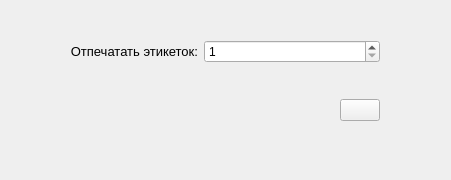
<?xml version="1.0" encoding="UTF-8"?>
<ui version="4.0">
 <class>dialog</class>
 <widget class="Dialog" name="dialog">
  <property name="windowModality">
   <enum>Qt::ApplicationModal</enum>
  </property>
  <property name="geometry">
   <rect>
    <x>0</x>
    <y>0</y>
    <width>451</width>
    <height>180</height>
   </rect>
  </property>
  <property name="windowTitle">
   <string>Количество этикеток</string>
  </property>
  <widget class="QWidget" name="gridLayoutWidget">
   <property name="geometry">
    <rect>
     <x>70</x>
     <y>40</y>
     <width>310</width>
     <height>81</height>
    </rect>
   </property>
   <layout class="QGridLayout" name="gridLayout">
    <item row="1" column="1">
     <layout class="QVBoxLayout" name="verticalLayout_2">
      <item>
       <spacer name="verticalSpacer">
        <property name="orientation">
         <enum>Qt::Vertical</enum>
        </property>
        <property name="sizeHint" stdset="0">
         <size>
          <width>20</width>
          <height>40</height>
         </size>
        </property>
       </spacer>
      </item>
      <item>
       <layout class="QHBoxLayout" name="horizontalLayout">
        <item>
         <spacer name="horizontalSpacer">
          <property name="orientation">
           <enum>Qt::Horizontal</enum>
          </property>
          <property name="sizeHint" stdset="0">
           <size>
            <width>40</width>
            <height>20</height>
           </size>
          </property>
         </spacer>
        </item>
        <item>
         <widget class="QPushButton" name="buttonOk">
          <property name="sizePolicy">
           <sizepolicy hsizetype="Fixed" vsizetype="Fixed">
            <horstretch>0</horstretch>
            <verstretch>0</verstretch>
           </sizepolicy>
          </property>
          <property name="focusPolicy">
           <enum>Qt::NoFocus</enum>
          </property>
          <property name="text">
           <string/>
          </property>
          <property name="icon">
           <iconset>
            <normaloff>../../resources/ok.png</normaloff>../../resources/ok.png</iconset>
          </property>
         </widget>
        </item>
       </layout>
      </item>
     </layout>
    </item>
    <item row="0" column="0">
     <widget class="QLabel" name="label">
      <property name="sizePolicy">
       <sizepolicy hsizetype="Fixed" vsizetype="Fixed">
        <horstretch>0</horstretch>
        <verstretch>0</verstretch>
       </sizepolicy>
      </property>
      <property name="font">
       <font>
        <pointsize>10</pointsize>
       </font>
      </property>
      <property name="text">
       <string>Отпечатать этикеток:</string>
      </property>
      <property name="alignment">
       <set>Qt::AlignRight|Qt::AlignTrailing|Qt::AlignVCenter</set>
      </property>
     </widget>
    </item>
    <item row="0" column="1">
     <widget class="QSpinBox" name="spinBoxQuantity">
      <property name="minimum">
       <number>1</number>
      </property>
      <property name="value">
       <number>1</number>
      </property>
     </widget>
    </item>
   </layout>
  </widget>
 </widget>
 <customwidgets>
  <customwidget>
   <class>Dialog</class>
   <extends>QDialog</extends>
   <header>dialog.h</header>
   <container>1</container>
  </customwidget>
 </customwidgets>
 <resources/>
 <connections/>
</ui>
